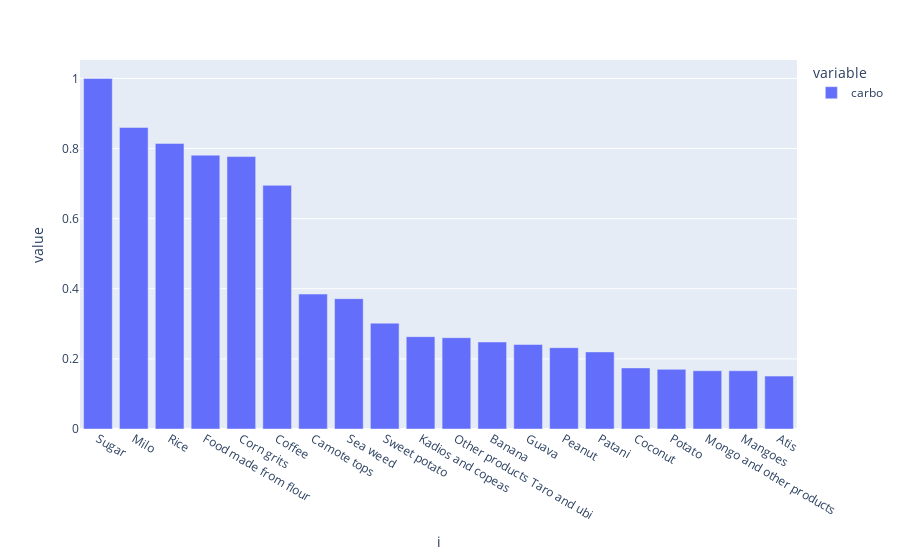

The cell this chart's notebook holds for it:
### Code cell
# Discover the top 20 foods with the highest carbs
carb = fct['carbo'].sort_values(ascending=False).head(20)
px.bar(carb/carb[0])

### Figure 1 — Plotly figure (JSON) as saved in the notebook; plotly's stock layout.template omitted (floating-point values rounded to 4 significant figures)
{"data": [{"alignmentgroup": "True", "hovertemplate": "variable=carbo<br>i=%{x}<br>value=%{y}<extra></extra>", "legendgroup": "carbo", "marker": {"color": "#636efa", "pattern": {"shape": ""}}, "name": "carbo", "offsetgroup": "carbo", "orientation": "v", "showlegend": true, "textposition": "auto", "type": "bar", "x": ["Sugar", "Milo", "Rice", "Food made from flour", "Corn grits", "Coffee", "Camote tops", "Sea weed", "Sweet potato", "Kadios and copeas", "Other products Taro and ubi", "Banana", "Guava", "Peanut", "Patani", "Coconut ", "Potato", "Mongo and other products", "Mangoes", "Atis"], "xaxis": "x", "y": [1, 0.8602, 0.8146, 0.7812, 0.7771, 0.695, 0.385, 0.3718, 0.3019, 0.2634, 0.2604, 0.2482, 0.2411, 0.232, 0.2199, 0.1743, 0.1702, 0.1662, 0.1662, 0.151], "yaxis": "y"}], "layout": {"barmode": "relative", "legend": {"title": {"text": "variable"}, "tracegroupgap": 0}, "margin": {"t": 60}, "xaxis": {"anchor": "y", "domain": [0, 1], "title": {"text": "i"}}, "yaxis": {"anchor": "x", "domain": [0, 1], "title": {"text": "value"}}}}
